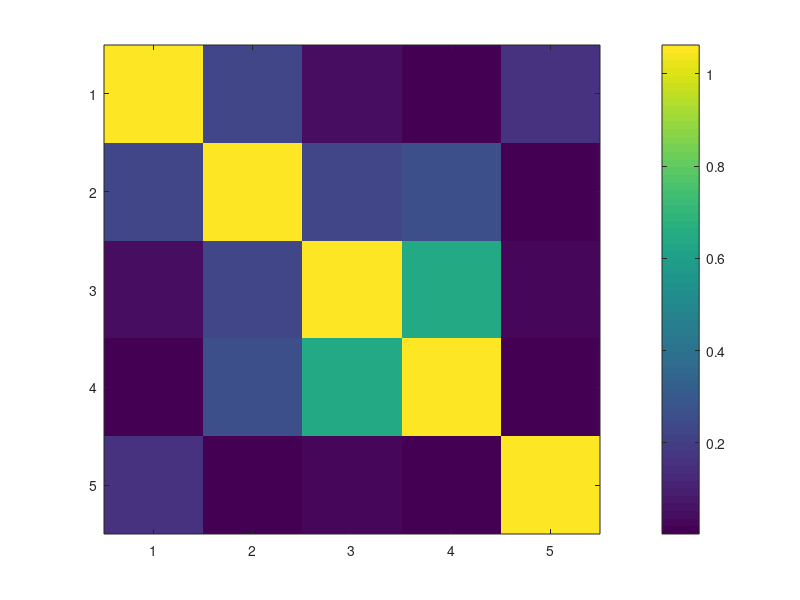
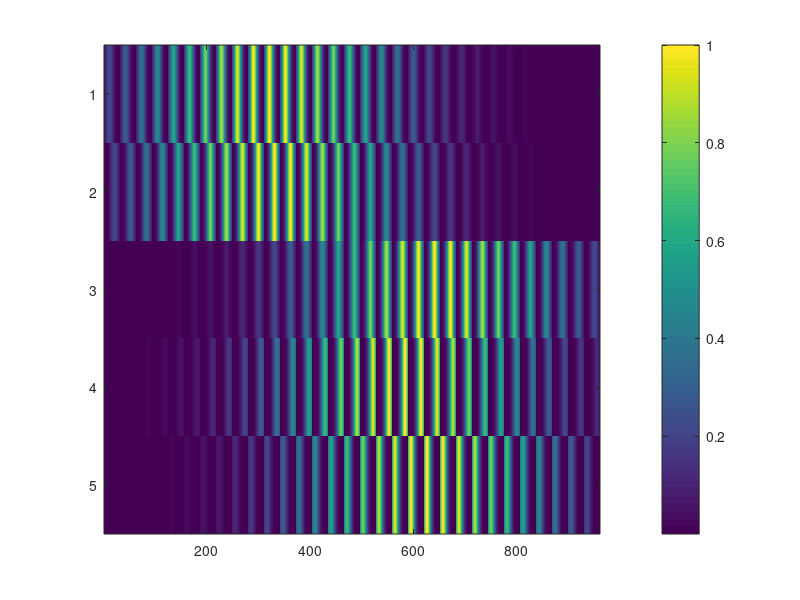
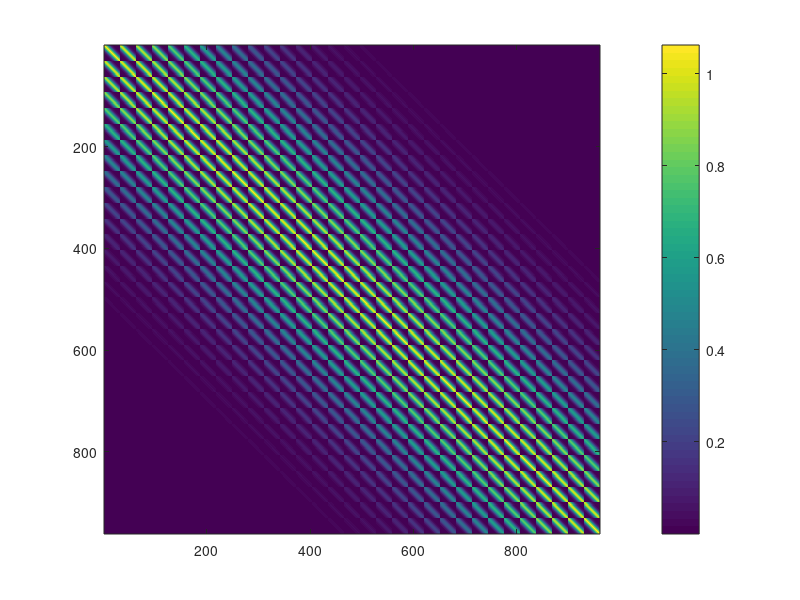
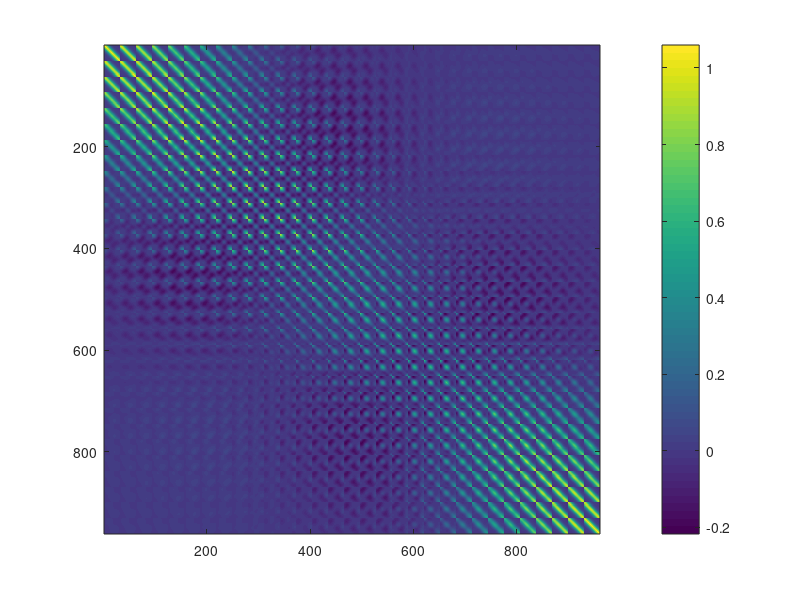

Here is the MATLAB script that generated these plots, in order: (Note: this script raises an error after producing the figures.)
% GPIS learning
% 1D example, zero mean

close all; clear all; clc;

X = [-0.5,-0.5;
     -0.5,0.5;
     0.5,0.5;
%      0.5,-.5]';
     0.3,1;
     00.5,-1]';
%      0.0,0.707;
%      0.707,-0.0;
%      -0.707,0.0;
%      0.0, -0.707]';
 
m = length(X); 

f = zeros(m,1);

[Xg,Yg] = meshgrid(-1.5:0.1:1.5,-1.5:0.1:1.5);
[d1,d2] = size(Xg);
Xs = [reshape(Xg,d1*d2,1),reshape(Yg,d1*d2,1)]';
n = length(Xs);

sigma = 1;
gamma = 3;

kernel = @(x,y)(sigma^2 * exp(-1/2 * gamma *(x - y)'*(x - y)));

R = sqrt(0.5^2 + 0.5^2);
cen = [0.0, 0.0]';
mean = @(x) 1/2/R*((x-cen)'*(x-cen) - R^2);

sigmaNoise = 0.25;
K = [];
for i = 1:m
    for j = 1:m
       K(i,j) = kernel(X(:,i), X(:,j));
       if(i == j)
           K(i,j) = K(i,j) + sigmaNoise*sigmaNoise;
       end
    end
end


Ks = [];
for i = 1:m
    for j = 1:n
       Ks(i,j) = kernel(X(:,i), Xs(:,j)); 
    end
end


Kss = [];
for i = 1:n
    for j = 1:n
       Kss(i,j) = kernel(Xs(:,i), Xs(:,j));
       if(i == j)
           Kss(i,j) = Kss(i,j) + sigmaNoise*sigmaNoise;
       end
    end
end


figure();
imagesc(K);
colorbar;

figure();
imagesc(Ks);
colorbar;

figure();
imagesc(Kss);
colorbar;


for i = 1:m
    mu(i) = mean(X(:,i));
end

for i = 1:n
    mus(i) = mean(Xs(:,i));
end
mu = mu';
mus = mus';

fs = mus + Ks'*inv(K)*(f - mu);
sig = Kss' - Ks'*inv(K)*Ks;

figure();
imagesc(sig);
colorbar;


d = diag(sig);
devFsP = fs + d;
devFsP = reshape(devFsP,d1,d2);

devFsN = fs - d;
devFsN = reshape(devFsN,d1,d2);

Fs = reshape(fs,d1,d2);
figure();
hold on;
plot(X(1,:), X(2,:), 'r*', 'MarkerSize',6);
surf(Xg,Yg,Fs);
contour(Xg,Yg,Fs,[0 0], 'LineWidth',2,'color', 'r');


figure();
hold on;
plot(X(1,:), X(2,:), 'r*', 'MarkerSize',6);
surf(Xg,Yg,Fs);
contour(Xg,Yg,Fs,[0 0], 'LineWidth',2,'color', 'r');
surf(Xg,Yg,devFsN);
surf(Xg,Yg,devFsP);
axis([-1.5 0 -1.5 1.5])

figure();
hold on;
plot(X(1,:), X(2,:), 'r*');
contour(Xg,Yg,Fs);

% Compute the inside probability.
cdfBell = @(x) 0.5.*(1 + sign(x).*sqrt(1 - exp(-2/pi.*x.*x)));

D = reshape(d, d1,d2);
prob = cdfBell((0-Fs)./D);
figure();
hold on;
surf(Xg,Yg,prob);

